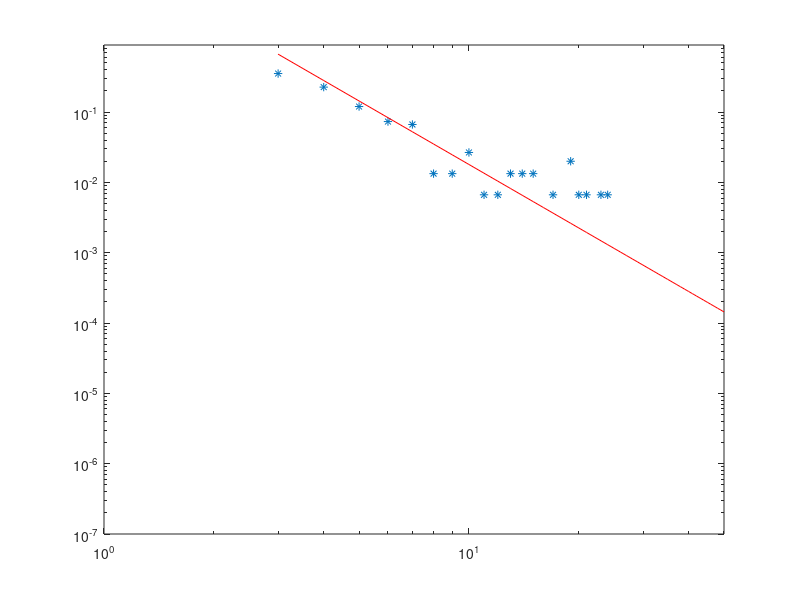

This figure's MATLAB source:

clear;
tic;

I = 3 ;    %
N = 50 ;   % num of nodes in graph
m0 = 3 ;   % initial num of nodes
m = 3 ;    % num of nodes a new node will connect

realization_of_distribution = sparse( I , N ) ;  
for J = 1 : I   
    format long;

    adjacent_matrix = sparse( m0 , m0 ) ;  
    for i = 1 : m0
        for j = 1 : m0
            if j ~= i
                adjacent_matrix( i , j ) = 1 ;
            end
        end
    end
    adjacent_matrix = sparse( adjacent_matrix ) ;  


    node_degree = sparse( 1 , m0 ) ; 
    for p = 1 : m0
        node_degree( p ) = sum( adjacent_matrix( 1 : m0 , p ) ) ;
    end
    J
    for iteration = m0 + 1 : N
        total_degree = 2 * m * ( iteration - 4 ) + 6 ; 
        degree_frequency = node_degree / total_degree ;  
        cum_distribution = cumsum( degree_frequency ) ;  

        choose = zeros( 1 , m ) ;  
        r1 = rand(1) ;   
        choose(1) = find( cum_distribution >= r1 ,1) ;

        r2 = rand(1) ;
        choose(2) = find( cum_distribution >= r2 ,1 );
        while choose(2) == choose(1)
            r2 = rand(1) ;
            choose(2) = find(  cum_distribution >= r2,1) ;
        end

        r3 = rand(1) ;
        choose(3) = find( cum_distribution >= r3,1 ) ;
        while ( choose(3) == choose(1) ) || ( choose(3) == choose(2) )
            r3 = rand(1) ;
            choose(3) = find( cum_distribution >= r3 ,1 ) ;
        end

        for k = 1 : m
            adjacent_matrix( iteration , choose(k) ) = 1 ;
            adjacent_matrix( choose(k) , iteration ) = 1 ;
        end

        for p = 1 : iteration
            node_degree(p) = sum( adjacent_matrix( 1 : iteration , p ) ) ;  
        end
    end  

    number_of_nodes_with_equal_degree = zeros( 1 , N ) ;   

    for i = 1 : N
        number_of_nodes_with_equal_degree(i) = length( find( node_degree == i ) ) ;  
    end
    realization_of_distribution( J , : ) = number_of_nodes_with_equal_degree ;

    save(['adj_',num2str(J)],'adjacent_matrix');
end  

aaa = cumsum( realization_of_distribution ) ;
bb1 = aaa( I , : ) ;  
bb2 = bb1( m : N ) ;
bbb = bb2 / ( I * N ) ;  
K = m : N ;
loglog( K , bbb , '*' )  
axis([1 N 0.0000001 0.9])
hold on;
y1 = 2 * m^2 * K .^ ( -3 ) ;
loglog( K , y1 , 'r' ) ;  %  p(k)=2*m^2*k^(-3)
  
toc;  

